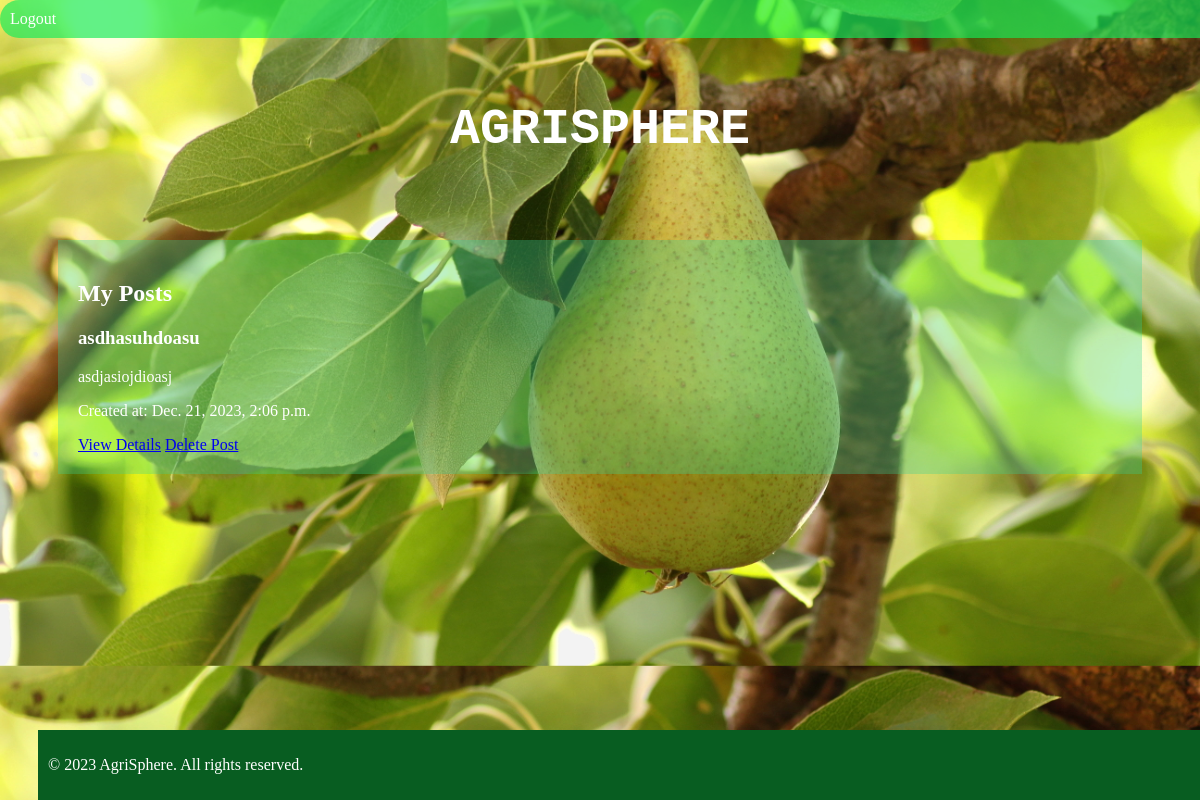
Screenshot of /view_my_posts/ (signed in) with the database file from the repository.
### Mainapp/models.py (models this page shows, shortened)
class Post(models.Model):
    title = models.CharField(max_length=255)
    content = models.TextField()
    author = models.ForeignKey(get_user_model(), on_delete=models.CASCADE)
    created_at = models.DateTimeField(auto_now_add=True)
    tags = TaggableManager()

### Mainapp/views.py (the view)
# urls.py: path('view_my_posts/', ViewMyPostsView.as_view(), name='view_my_posts'),
class ViewMyPostsView(View):
    template_name = 'posts/view_my_posts.html'
    def get(self, request):
        user_posts = Post.objects.filter(author=request.user)
        return render(request, self.template_name, {'user_posts': user_posts})

### Mainapp/templates/posts/view_my_posts.html (shortened to what this page needs)
{% extends 'base.html' %}
{% block content %}
    <h2>My Posts</h2>
    {% for post in user_posts %}
        <div>
            <h3>{{ post.title }}</h3>
            <p>{{ post.content }}</p>
            <p>Created at: {{ post.created_at }}</p>
            <a href="{% url 'Mainapp:view_post' pk=post.id %}">View Details</a>
            <a href="{% url 'Mainapp:delete_post' pk=post.id %}">Delete Post</a>
        </div>
    {% endfor %}
{% endblock %}

### Mainapp/static/mainapp/css/base.css (style rules this page uses)
body { background-image: url('/static/mainapp/images/wallpaperflare.com_wallpaper.jpg'); background-size: cover; background-position: center; padding: 30px; color: #fff; }

### rows the page displays
Post: title "asdhasuhdoasu", content "asdjasiojdioasj", created_at "Dec. 21, 2023, 2:06 p.m."
